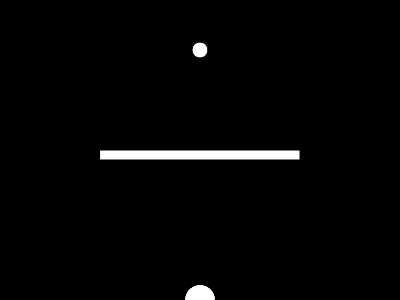
Frame 1 (no input)
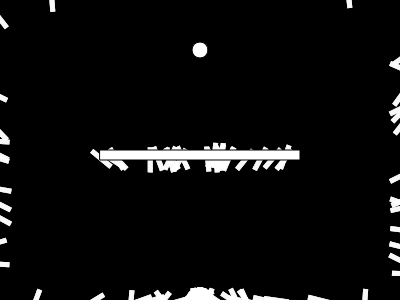
Frame 60 (no input)
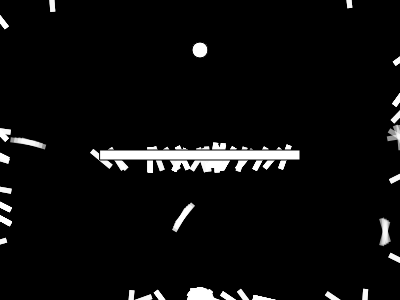
Frame 120 (the mouse pressed at the canvas centre since frame 60)

The p5.js sketch that drew these frames (run headless with seeded random() and noise() and a simulated clock; from frame 60 on, the mouse is pressed at the canvas centre):

// p5.js sketch
// ── sketch.js
var population;

var lifeP;
var maxFitP, minFitP, avgFitP, genP;
var count = 0;
var generations = 1;
var target;
var maxforce = 0.2;

var speedMultiplier = 4;
var lifespan = 300;

var popCount = 200;
var mutationrate = 0.015;
var elitism = true;

var rx = 100;
var ry = 150;
var rw = 200;
var rh = 10;

function setup() {
    createCanvas(400,300);
    population = new Population();
    lifeP = createP();
    maxFitP = createP();
    minFitP = createP();
    avgFitP = createP();
    genP = createP();
    target = createVector(width/2, 50);
}

function draw() {
    background(0);
    for(var i = 0; i < speedMultiplier; i++){
        population.run();    
    }
    lifeP.html('Lifespan: ' + (count * speedMultiplier));
    genP.html('Generation: ' + generations);
    count++;
    
    if(count == (lifespan / speedMultiplier)){
        population.evaluate();
        maxFitP.html('MAX Fitness: ' + population.maxfit);
        minFitP.html('MIN Fitness: ' + population.minfit);
        avgFitP.html('AVG Fitness: ' + population.avgfit/popCount);
        population.selection();
        count = 0;
        generations++;
    }
    
    fill(255);
    rect(rx,ry,rw,rh);
    
    ellipse(target.x,target.y,16,16);
}

function Population(){
    this.rockets = [];
    this.popsize = popCount;
    this.matingpool = [];
    this.maxfit = 0;
    this.minfit = 999999;
    this.avgfit = 0;
    
    
    for(var i = 0; i <  this.popsize; i++){
        this.rockets[i] = new Rocket();
    }
    
    
    this.evaluate = function(){
        this.maxfit = 0;
        this.avgfit = 0;
        for(var i = 0; i < this.popsize; i++){
            this.rockets[i].calcFitness();
            if(i == 0){
                this.minfit = this.rockets[i].fitness;
            }
            if(this.rockets[i].fitness > this.maxfit){
                this.maxfit = this.rockets[i].fitness;
            }
            
            if(this.rockets[i].fitness < this.minfit){
                this.minfit = this.rockets[i].fitness;
            }            
            this.avgfit += this.rockets[i].fitness;
        }
        
        for(var i = 0; i < this.popsize; i++){
            this.rockets[i].fitness /= this.maxfit;
        }
                
        for(var i = 0; i < this.popsize; i++){
            
            //Hier wird der matingpool befuellt
            //Je hoeher die Fitness ist desto
            //oefter wird die Rocket in den matingpool genommen
            //BSP: Fittnes 70 = 70mal im matingpool
            //BSP: Fitness 03 = 03mal im matingpool
            var n = this.rockets[i].fitness * 10;
            for(var j = 0; j < n; j++){
                this.matingpool.push(this.rockets[i]);   
            }
        }
    }
    
    this.selection = function(){
        var newRockets = [];
        
        var elitismOffset = 0;
        if(elitism){
            elitismOffset = 1;            
            var bestRocket = this.rockets[0];
            for(var i = 1; i < this.rockets.length; i++){
                if(bestRocket.fitness < this.rockets[i].fitness){
                    bestRocket = this.rockets[i];
                }
            }            
            newRockets[0] = new Rocket(bestRocket.dna);
        }
        
        for(var i = elitismOffset; i < this.rockets.length; i++){
            
            
            var parentA = random(this.matingpool).dna;
            var parentB = random(this.matingpool).dna;
            var child = parentA.crossover(parentB);
            newRockets[i] = new Rocket(child);
            child.mutation();
        }
        this.rockets = newRockets;   
    }
    
    this.run = function(){
        for(var i = 0; i <  this.popsize; i++){
            this.rockets[i].update();
            this.rockets[i].show();
        }
    }
    
        
}

function DNA(genes){
    
    //Falls genes existiert?!?
    if(genes){
        this.genes = genes;
    }else{
        this.genes = [];
    
        for(var i = 0; i < lifespan; i++){
            this.genes[i] = p5.Vector.random2D();
            this.genes[i].setMag(maxforce);
        }
    }
    
    this.crossover = function(partner){
        var newgenes = [];
        var mid = floor(random(this.genes.length));
        for(var i = 0; i < this.genes.length; i++){
            if( i > mid){
                newgenes[i] = this.genes[i];
            }else{
                newgenes[i] = partner.genes[i];
            }
        }
        return new DNA(newgenes);
    }
    
    this.mutation = function(){
        for(var i = 0; i < this.genes; i++){
            if(random(1) < mutationrate){
                this.genes[i] = p5.Vector.random2D();
                this.genes[i].setMag(maxforce);
            }
        }
    }
}

function Rocket(dna) {
    this.pos = createVector(width/2,height);
    this.vel = createVector(0,0);
    this.acc = createVector(0,0);
    if(dna){
        this.dna = dna;
    }else{
        this.dna = new DNA();
    }
    this.fitness = 0;
    this.completed = false;
    this.crashed = false;
    this.survivalTime = 0;
    this.walled = false;
    
    this.calcFitness = function(){
        var d = dist(this.pos.x, this.pos.y, target.x, target.y);
        //this.fitness = (1000-(2.4875*d));
        
        this.fitness = ((d - width) * 0.8) * ((d-width) * 0.8);        
        
        //Distancemagnifier
        if(d <= 25){
            this.fitness *= 1.5;
        }else if(d <= 50){
            this.fitness *= 1.3;
        }else if(d <= 75){
            this.fitness *= 1.15;
        }/*else if(d <= 100){
            this.fitness *= 2;
        }else if(d > 100 && d < 150){
            this.fitness *= 0.5;
        }else if(d > 150){
            this.fitness *= 0.25;
        }*/
        
        //this.fitness *= (1+(this.survivalTime / (popCount/2)));
        
        if(this.completed){
            this.fitness *= 20;
        }
        
        if(this.crashed && !this.completed){
            this.fitness *= 0.2;
        }
        
        if(this.walled && !this.completed){
            this.fitness *= 0.2;
        }
        
        if(this.fitness == 0){
            this.fitness = 1;
        }        
    }
    
    this.applyForce = function(force){
        this.acc.add(force);
    }
    
    this.update = function(){
        var d = dist(this.pos.x, this.pos.y, target.x, target.y);
        if(d < 10){
            this.completed = true;
            this.pos = target.copy();
        }
        
        if(this.pos.x > rx && this.pos.x < rx + rw && this.pos.y > ry && this.pos.y < ry + rh){
            this.crashed = true;
        }
        
        if(this.pos.x > width || this.pos.x < 0){
            this.walled = true;
        }
        
        if(this.pos.y > height || this.pos.y < 0){
            this.walled = true;
        }
        
        if(this.crashed || this.walled){
            this.survivalTime = count;
        }
        
        this.applyForce(this.dna.genes[count]);        
        if(!this.completed && !this.crashed && !this.walled){
            this.vel.add(this.acc);
            this.pos.add(this.vel);
            this.acc.mult(0);
            this.vel.limit(7);
        }
    }
    
    this.show = function(){
        push();
        noStroke();
        fill(255,150);
        translate(this.pos.x, this.pos.y);
        rotate(this.vel.heading());
        rectMode(CENTER);
        rect(0,0, 25, 5);
        pop();
    }
}
